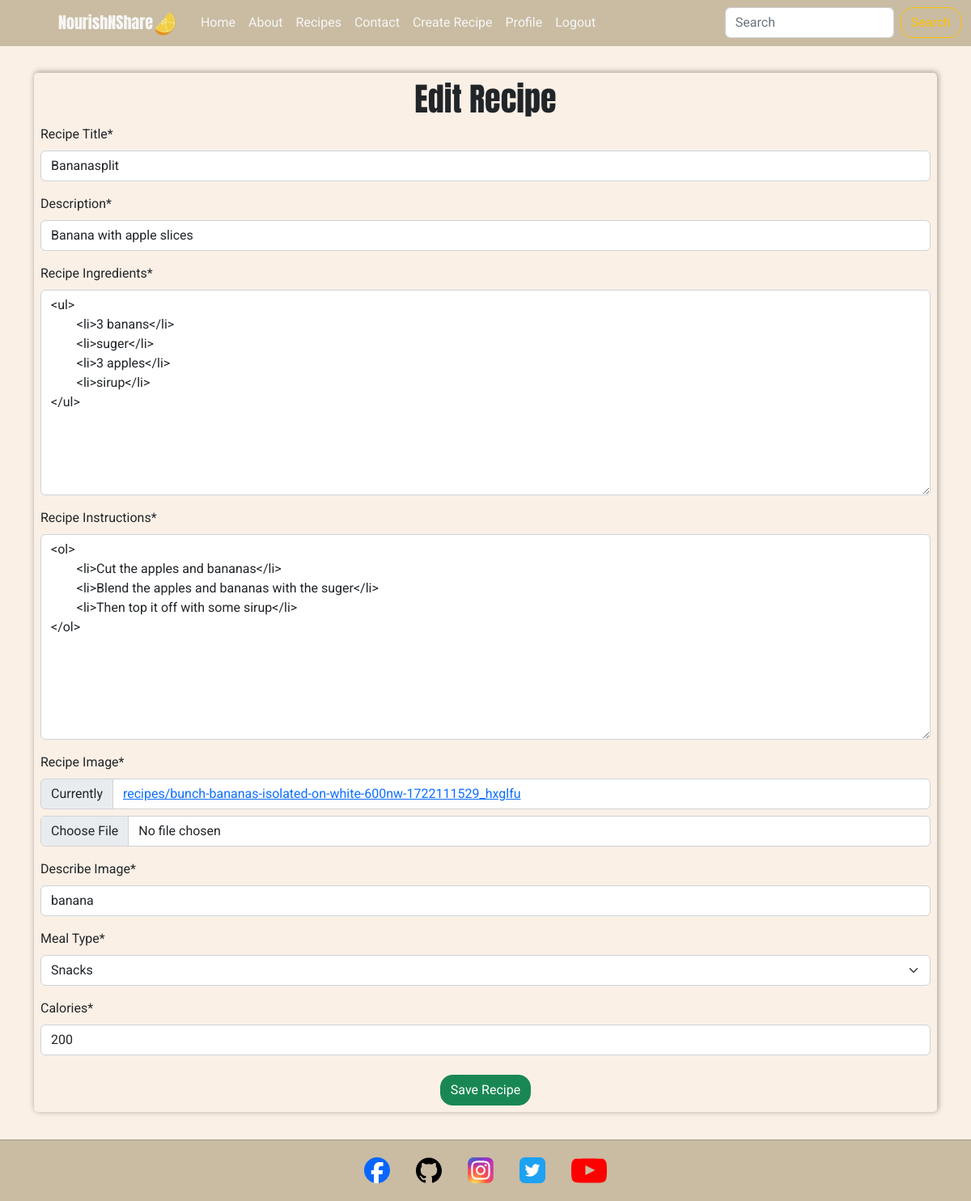
The app's page /recipes/edit/1/ (signed in) with its own data.
### recipes/models.py (models this page shows, shortened)
class Recipe(models.Model):
    user = models.ForeignKey(
        User, related_name="recipe_owner", on_delete=models.CASCADE
    )
    title = models.CharField(max_length=300, null=False, blank=False)
    description = models.CharField(max_length=500, null=False, blank=False)
    instructions = RichTextField(max_length=10000, null=False, blank=False)
    ingredients = RichTextField(max_length=10000, null=False, blank=False)
    image = ResizedImageField(
        size=[400, None],
        quality=75,
        upload_to="recipes/",
        force_format="WEBP",
        blank=False,
        null=False,
    )
    image_description = models.CharField(max_length=150, null=False, blank=False)
    meal_type = models.CharField(max_length=50, choices=MEAL_TYPES, default="breakfast")
    calories = models.IntegerField()
    posted_date = models.DateTimeField(auto_now=True)
    class Meta:
        ordering = ["-posted_date"]

### recipes/views.py (the view)
# urls.py: path("edit/<slug:pk>/", EditRecipe.as_view(), name= "edit_recipe"),
class EditRecipe(LoginRequiredMixin, UserPassesTestMixin, UpdateView):
    template_name = 'recipes/edit_recipe.html'
    model = Recipe
    form_class = RecipeForm
    success_url = '/recipes/'
    def test_func(self):
        return self.request.user == self.get_object().user

### recipes/forms.py
class RecipeForm(forms.ModelForm):
    class Meta:
        model = Recipe
        fields = [
            "title",
            "description",
            "ingredients",
            "instructions",
            "image",
            "image_description",
            "meal_type",
            "calories",
        ]
        ingredients = forms.CharField(widget=RichTextWidget())
        instructions = forms.CharField(widget=RichTextWidget())
        widget = {
            "description": forms.Textarea(attrs={"rows": 5}),
        }
        labels = {
            "title": "Recipe Title",
            "description": "Description",
            "ingredients": "Recipe Ingredients",
            "instructions": "Recipe Instructions",
            "image": "Recipe Image",
            "image_description": "Describe Image",
            "meal_type": "Meal Type",
            "calories": "Calories",
        }

### recipes/templates/recipes/edit_recipe.html (shortened to what this page needs)
{% extends 'base.html' %}
{% block content %}
<div class="container">
    <form method="POST" enctype="multipart/form-data" class="p-2 form">
        <h1 class="text-center">Edit Recipe</h1>
        {{ form|crispy }}
        <div class="text-center">
            <button type="submit" class="btn btn-success mt-2">Save Recipe</button>
        </div>
    </form>
</div>
{% endblock %}

### templates/base.html (shortened to what this page needs)
{% load static %}
{% url 'home' as home_url %}
{% url 'account_login' as login_url %}
{% url 'account_signup' as signup_url %}
{% url 'account_logout' as logout_url %}
<!DOCTYPE html>
<html lang="en">
<head>
    {% block extra_css %}
    <link rel="stylesheet" href="https://cdnjs.cloudflare.com/ajax/libs/bootstrap/5.2.3/css/bootstrap.min.css" />
    <link rel="stylesheet" href="{% static '/css/base.css' %}">
    {% endblock %}
</head>
<body>
    {% include 'includes/header.html' %}
    <main>
        {% block content %}
        {% endblock %}
    </main>
    {% include 'includes/footer.html' %}
</body>
</html>

### templates/includes/header.html (shortened to what this page needs)
{% load static %}
<header>
    <nav class="navbar navbar-expand-lg">
        <div class="container-fluid">
          <a class="navbar-brand" href="#">NourishNShare<img src="{% static 'images/orange.webp' %}" alt="a lemon" class="logo"></a>
          <div class="collapse navbar-collapse" id="navbarTogglerDemo02">
            <ul class="navbar-nav me-auto mb-2 mb-lg-0">
              <li class="nav-item">
                <a class="nav-link {% if request.path == home_url %}active{% endif %}" aria-current="page" href="{% url 'home' %}">Home</a>
              </li>
              <li class="nav-item">
                <a class="nav-link {% if request.path == about_url %}active{% endif %}" href="{% url 'about' %}">About</a>
              </li>
              <li class="nav-item">
                <a class="nav-link {% if request.resolver_match.url_name == 'recipes' %}active{% endif %}" href="{% url 'recipes' %}">Recipes</a>
              </li>
              <li class="nav-item">
                <a class="nav-link" href="#">Contact</a>
              </li>
              {% if request.user.is_authenticated %}
              <li class="nav-item">
                <a class="nav-link {% if request.resolver_match.url_name == 'add_recipe' %}active{% endif %}" href="{% url 'add_recipe' %}">Create Recipe</a>
              </li>
              <li class="nav-item">
                <a class="nav-link {% if request.resolver_match.url_name == 'profile' %}active{% endif %}" href="{% url 'profile' request.user.id %}">Profile</a>
              </li>
              <li class="nav-item">
                <a class="nav-link {% if request.path == logout_url %}active{% endif %}" href="{% url 'account_logout' %}">Logout</a>
              </li>
              {% endif %}
            </ul>
            <form class="d-flex" role="search" method="GET" action="{% url 'recipes' %}">
              <input class="form-control me-2" name="q" type="search" placeholder="Search" aria-label="Search">
              <button class="btn btn-outline-warning" type="submit">Search</button>
            </form>
          </div>
        </div>
      </nav>
</header>

### templates/includes/footer.html
{% load static %}
<footer>
    <a href="https://www.facebook.com/" target="_blank" rel="noopener" aria-label="Facebook - Opens in a new tab">
        <img src="{% static '/icons/facebook-round-color-icon.svg' %}" alt="Facebook link" class="social-icon">
    </a>
    <a href="https://github.com/" target="_blank" rel="noopener" aria-label="Github - Opens in a new tab">
        <img src="{% static '/icons/github-icon.svg' %}" alt="Github link" class="social-icon">
    </a>
    <a href="https://www.instagram.com/" target="_blank" rel="noopener" aria-label="Instagram - Opens in a new tab">
        <img src="{% static '/icons/ig-instagram-icon.svg' %}" alt="Instagram link" class="social-icon">
    </a>
    <a href="https://twitter.com/" target="_blank" rel="noopener" aria-label="Twitter - Opens in a new tab">
        <img src="{% static '/icons/twitter-square-color-icon.svg' %}" alt="Twitter link" class="social-icon">
    </a>
    <a href="https://www.youtube.com/" target="_blank" rel="noopener" aria-label="Youtube - Opens in a new tab">
        <img src="{% static '/icons/youtube-color-icon.svg' %}" alt="Youtube link" class="social-icon-youtube">
    </a>
</footer>

### static/css/base.css (style rules this page uses)
:root { --title: 'Anton', 'serif'; --main-font: 'Roboto', 'serif'; --background: #3f006a0f; --orange: #ffc107; --green: #00AB66; --off-white: #f6f6f6; --white: #fff; --beige-light: #faf0e6; --beige-light2: #c9bca2; --smal-box-shadow: 1px -1px 7px 0 #00000061; --border: 1px solid #00000030; }
html, body { height: 100%; width: 100%; }
body { display: flex; flex-direction: column; font-family: var(--main-font); }
h1, h2, h3, h4, h5, h6 { font-family:var(--title); }
main { flex: 1 0 auto; background-color: var(--beige-light); }
.btn { border-radius: 15px; }
.navbar { background-color: var(--beige-light2); }
.navbar-brand { font-family: var(--title); color: var(--off-white); margin-left: 60px; }
img.logo { height: 30px; width: 30px; margin-right: 5px; }
.nav-link { color: var(--off-white); }
footer { flex-shrink: 0; background-color: var(--beige-light2); display: flex; flex-direction: row; justify-content: center; align-items: center; border-top: var(--border); }
.social-icon { height: 2rem; margin: 1rem; }
.social-icon-youtube { height: 2.7rem; margin: 1rem; }
.form { width: 100%; margin: 3% auto; box-shadow: var(--smal-box-shadow); border-radius: 5px; }

### records on screen
Recipe: title "Bananasplit", description "Banana with apple slices", ingredients "<ul> <li>3 banans</li> <li>suger</li> <li>3 apples</li> <li>sirup</li> </ul>", instructions "<ol> <li>Cut the apples and bananas</li> <li>Blend the apples and bananas with the suger</li> <li>Then top it off with some sirup</li> </ol>", image_description "banana", meal_type "Snacks", calories "200"
